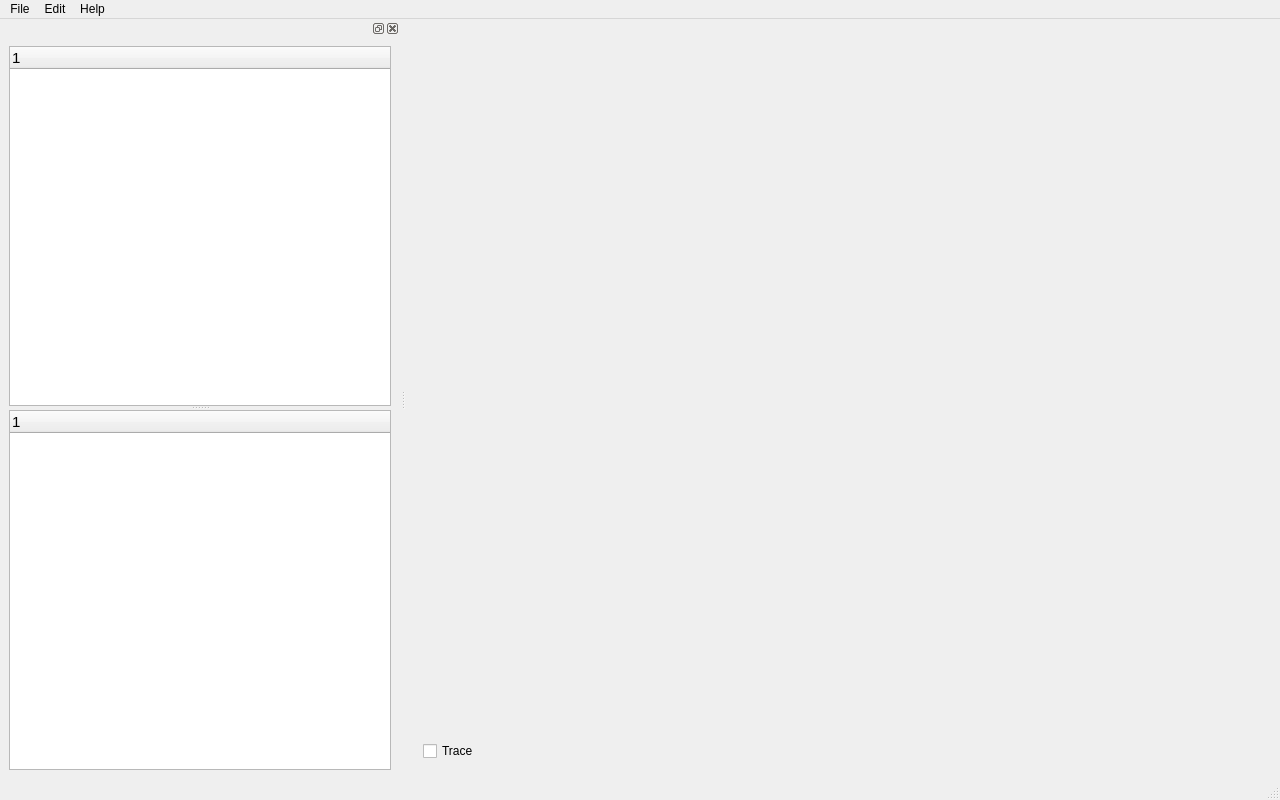
<?xml version="1.0" encoding="UTF-8"?>
<ui version="4.0">
 <class>Specviz</class>
 <widget class="QMainWindow" name="Specviz">
  <property name="geometry">
   <rect>
    <x>0</x>
    <y>0</y>
    <width>1280</width>
    <height>800</height>
   </rect>
  </property>
  <property name="minimumSize">
   <size>
    <width>800</width>
    <height>400</height>
   </size>
  </property>
  <property name="windowTitle">
   <string>Specviz</string>
  </property>
  <widget class="QWidget" name="centralwidget">
   <property name="focusPolicy">
    <enum>Qt::FocusPolicy::ClickFocus</enum>
   </property>
   <property name="styleSheet">
    <string notr="true"/>
   </property>
   <layout class="QVBoxLayout" name="verticalLayout">
    <property name="spacing">
     <number>2</number>
    </property>
    <property name="leftMargin">
     <number>8</number>
    </property>
    <property name="topMargin">
     <number>8</number>
    </property>
    <property name="rightMargin">
     <number>8</number>
    </property>
    <property name="bottomMargin">
     <number>8</number>
    </property>
    <item>
     <widget class="QCustomPlot" name="plotWidget" native="true">
      <property name="sizePolicy">
       <sizepolicy hsizetype="Preferred" vsizetype="Expanding">
        <horstretch>0</horstretch>
        <verstretch>0</verstretch>
       </sizepolicy>
      </property>
      <property name="styleSheet">
       <string notr="true"/>
      </property>
     </widget>
    </item>
    <item>
     <widget class="QWidget" name="dataWidget" native="true">
      <property name="minimumSize">
       <size>
        <width>0</width>
        <height>0</height>
       </size>
      </property>
      <layout class="QHBoxLayout" name="horizontalLayout">
       <item>
        <widget class="QCheckBox" name="trace">
         <property name="text">
          <string>Trace</string>
         </property>
        </widget>
       </item>
       <item>
        <widget class="QLabel" name="dataset">
         <property name="text">
          <string/>
         </property>
        </widget>
       </item>
       <item>
        <spacer name="horizontalSpacer">
         <property name="orientation">
          <enum>Qt::Orientation::Horizontal</enum>
         </property>
         <property name="sizeHint" stdset="0">
          <size>
           <width>40</width>
           <height>20</height>
          </size>
         </property>
        </spacer>
       </item>
      </layout>
     </widget>
    </item>
   </layout>
  </widget>
  <widget class="QMenuBar" name="menubar">
   <property name="geometry">
    <rect>
     <x>0</x>
     <y>0</y>
     <width>1280</width>
     <height>24</height>
    </rect>
   </property>
   <widget class="QMenu" name="menuFile">
    <property name="title">
     <string>File</string>
    </property>
    <addaction name="fileOpen"/>
    <addaction name="separator"/>
    <addaction name="fileExportSelected"/>
   </widget>
   <widget class="QMenu" name="menuHelp">
    <property name="title">
     <string>Help</string>
    </property>
    <addaction name="helpAbout"/>
    <addaction name="helpGithubReadme"/>
    <addaction name="helpGithubIssues"/>
   </widget>
   <widget class="QMenu" name="menuEdit">
    <property name="title">
     <string>Edit</string>
    </property>
    <addaction name="editCopyImage"/>
    <addaction name="separator"/>
    <addaction name="editClear"/>
   </widget>
   <addaction name="menuFile"/>
   <addaction name="menuEdit"/>
   <addaction name="menuHelp"/>
  </widget>
  <widget class="QStatusBar" name="statusbar"/>
  <widget class="DockWidget" name="dockWidget_2">
   <property name="minimumSize">
    <size>
     <width>400</width>
     <height>469</height>
    </size>
   </property>
   <property name="maximumSize">
    <size>
     <width>524287</width>
     <height>524287</height>
    </size>
   </property>
   <attribute name="dockWidgetArea">
    <number>1</number>
   </attribute>
   <widget class="QWidget" name="dockWidgetContents">
    <layout class="QVBoxLayout" name="verticalLayout_4">
     <property name="topMargin">
      <number>8</number>
     </property>
     <property name="bottomMargin">
      <number>8</number>
     </property>
     <item>
      <widget class="QWidget" name="dockWidget" native="true">
       <property name="minimumSize">
        <size>
         <width>0</width>
         <height>0</height>
        </size>
       </property>
       <layout class="QVBoxLayout" name="verticalLayout_3">
        <property name="leftMargin">
         <number>0</number>
        </property>
        <property name="topMargin">
         <number>0</number>
        </property>
        <property name="rightMargin">
         <number>0</number>
        </property>
        <property name="bottomMargin">
         <number>0</number>
        </property>
        <item>
         <widget class="QSplitter" name="splitter">
          <property name="orientation">
           <enum>Qt::Orientation::Vertical</enum>
          </property>
          <widget class="QTreeWidget" name="treeWidget">
           <property name="minimumSize">
            <size>
             <width>0</width>
             <height>0</height>
            </size>
           </property>
           <property name="baseSize">
            <size>
             <width>0</width>
             <height>0</height>
            </size>
           </property>
           <property name="font">
            <font>
             <pointsize>11</pointsize>
            </font>
           </property>
           <property name="selectionMode">
            <enum>QAbstractItemView::SelectionMode::SingleSelection</enum>
           </property>
           <column>
            <property name="text">
             <string notr="true">1</string>
            </property>
           </column>
          </widget>
          <widget class="QTreeWidget" name="headerWidget">
           <property name="sizePolicy">
            <sizepolicy hsizetype="Expanding" vsizetype="MinimumExpanding">
             <horstretch>0</horstretch>
             <verstretch>0</verstretch>
            </sizepolicy>
           </property>
           <property name="maximumSize">
            <size>
             <width>16777215</width>
             <height>16777215</height>
            </size>
           </property>
           <property name="font">
            <font>
             <pointsize>11</pointsize>
            </font>
           </property>
           <column>
            <property name="text">
             <string notr="true">1</string>
            </property>
           </column>
          </widget>
         </widget>
        </item>
       </layout>
      </widget>
     </item>
    </layout>
   </widget>
  </widget>
  <action name="displayFrameAll">
   <property name="text">
    <string>Frame all</string>
   </property>
   <property name="shortcut">
    <string>A</string>
   </property>
  </action>
  <action name="displayResetView">
   <property name="text">
    <string>Reset view</string>
   </property>
   <property name="shortcut">
    <string>R</string>
   </property>
  </action>
  <action name="displayFrameSelected">
   <property name="text">
    <string>Frame selected</string>
   </property>
   <property name="shortcut">
    <string>F</string>
   </property>
  </action>
  <action name="fileOpen">
   <property name="text">
    <string>Open</string>
   </property>
   <property name="shortcut">
    <string>Ctrl+O</string>
   </property>
  </action>
  <action name="fileExportSelected">
   <property name="text">
    <string>Export selected ...</string>
   </property>
   <property name="shortcut">
    <string>Ctrl+Shift+E</string>
   </property>
  </action>
  <action name="fileExportImage">
   <property name="text">
    <string>Export image ...</string>
   </property>
   <property name="shortcut">
    <string>Ctrl+I</string>
   </property>
  </action>
  <action name="helpGithubReadme">
   <property name="text">
    <string>Open Github README</string>
   </property>
  </action>
  <action name="helpGithubIssues">
   <property name="text">
    <string>Open Github Issues</string>
   </property>
  </action>
  <action name="helpAbout">
   <property name="text">
    <string>About</string>
   </property>
  </action>
  <action name="editCopyImage">
   <property name="text">
    <string>Copy image ...</string>
   </property>
   <property name="font">
    <font/>
   </property>
   <property name="shortcut">
    <string>Ctrl+C</string>
   </property>
  </action>
  <action name="fileExportAll">
   <property name="text">
    <string>Export ...</string>
   </property>
   <property name="shortcut">
    <string>Ctrl+E</string>
   </property>
  </action>
  <action name="asComplexityLow">
   <property name="checkable">
    <bool>true</bool>
   </property>
   <property name="checked">
    <bool>true</bool>
   </property>
   <property name="text">
    <string>Low</string>
   </property>
   <property name="shortcut">
    <string>1</string>
   </property>
  </action>
  <action name="asComplexityMedium">
   <property name="checkable">
    <bool>true</bool>
   </property>
   <property name="text">
    <string>Medium</string>
   </property>
   <property name="shortcut">
    <string>2</string>
   </property>
  </action>
  <action name="asComplexityHigh">
   <property name="checkable">
    <bool>true</bool>
   </property>
   <property name="text">
    <string>High</string>
   </property>
   <property name="shortcut">
    <string>3</string>
   </property>
  </action>
  <action name="asComplexityVeryHigh">
   <property name="checkable">
    <bool>true</bool>
   </property>
   <property name="text">
    <string>Very high</string>
   </property>
   <property name="shortcut">
    <string>4</string>
   </property>
  </action>
  <action name="editShow">
   <property name="text">
    <string>Show</string>
   </property>
   <property name="shortcut">
    <string>S</string>
   </property>
  </action>
  <action name="editHide">
   <property name="text">
    <string>Hide</string>
   </property>
   <property name="shortcut">
    <string>H</string>
   </property>
  </action>
  <action name="editClear">
   <property name="text">
    <string>Clear</string>
   </property>
   <property name="shortcut">
    <string>Del</string>
   </property>
  </action>
  <action name="displayExpand">
   <property name="text">
    <string>Expand</string>
   </property>
   <property name="shortcut">
    <string>E</string>
   </property>
  </action>
  <action name="displayCollapse">
   <property name="text">
    <string>Collapse</string>
   </property>
   <property name="shortcut">
    <string>C</string>
   </property>
  </action>
  <action name="actionExit">
   <property name="text">
    <string>Exit</string>
   </property>
  </action>
 </widget>
 <customwidgets>
  <customwidget>
   <class>DockWidget</class>
   <extends>QDockWidget</extends>
   <header>../../../sources/dockwidget.h</header>
   <container>1</container>
  </customwidget>
  <customwidget>
   <class>QCustomPlot</class>
   <extends>QWidget</extends>
   <header>../../../sources/qcustomplot/qcustomplot.h</header>
   <container>1</container>
  </customwidget>
 </customwidgets>
 <resources>
  <include location="specviz.qrc"/>
 </resources>
 <connections/>
</ui>
